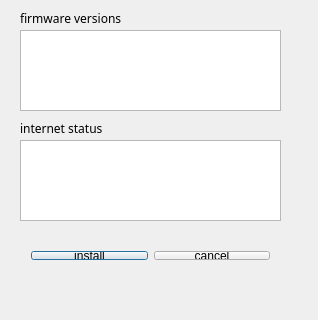
<?xml version="1.0" encoding="UTF-8"?>
<ui version="4.0">
 <class>QUpdateDialog</class>
 <widget class="QDialog" name="QUpdateDialog">
  <property name="geometry">
   <rect>
    <x>0</x>
    <y>0</y>
    <width>318</width>
    <height>320</height>
   </rect>
  </property>
  <property name="windowTitle">
   <string>QUpdateDialog</string>
  </property>
  <widget class="QLabel" name="label_2">
   <property name="geometry">
    <rect>
     <x>20</x>
     <y>10</y>
     <width>121</width>
     <height>16</height>
    </rect>
   </property>
   <property name="font">
    <font>
     <family>Lucida Sans Typewriter</family>
     <weight>50</weight>
     <bold>false</bold>
    </font>
   </property>
   <property name="contextMenuPolicy">
    <enum>Qt::DefaultContextMenu</enum>
   </property>
   <property name="accessibleName">
    <string>0</string>
   </property>
   <property name="frameShadow">
    <enum>QFrame::Sunken</enum>
   </property>
   <property name="lineWidth">
    <number>0</number>
   </property>
   <property name="text">
    <string>firmware versions</string>
   </property>
  </widget>
  <widget class="QWidget" name="horizontalLayoutWidget">
   <property name="geometry">
    <rect>
     <x>20</x>
     <y>240</y>
     <width>261</width>
     <height>31</height>
    </rect>
   </property>
   <layout class="QHBoxLayout" name="horizontalLayout">
    <item>
     <widget class="QPushButton" name="QInstallButton">
      <property name="text">
       <string>install</string>
      </property>
     </widget>
    </item>
    <item>
     <widget class="QPushButton" name="QCancelButton">
      <property name="text">
       <string>cancel</string>
      </property>
     </widget>
    </item>
   </layout>
  </widget>
  <widget class="QTableView" name="tableView">
   <property name="geometry">
    <rect>
     <x>20</x>
     <y>30</y>
     <width>261</width>
     <height>81</height>
    </rect>
   </property>
  </widget>
  <widget class="QListWidget" name="QInternetStatus">
   <property name="geometry">
    <rect>
     <x>20</x>
     <y>140</y>
     <width>261</width>
     <height>81</height>
    </rect>
   </property>
  </widget>
  <widget class="QLabel" name="label_3">
   <property name="geometry">
    <rect>
     <x>20</x>
     <y>120</y>
     <width>121</width>
     <height>16</height>
    </rect>
   </property>
   <property name="font">
    <font>
     <family>Lucida Sans Typewriter</family>
     <weight>50</weight>
     <bold>false</bold>
    </font>
   </property>
   <property name="contextMenuPolicy">
    <enum>Qt::DefaultContextMenu</enum>
   </property>
   <property name="accessibleName">
    <string>0</string>
   </property>
   <property name="frameShadow">
    <enum>QFrame::Sunken</enum>
   </property>
   <property name="lineWidth">
    <number>0</number>
   </property>
   <property name="text">
    <string>internet status</string>
   </property>
  </widget>
 </widget>
 <layoutdefault spacing="6" margin="11"/>
 <resources/>
 <connections/>
</ui>
